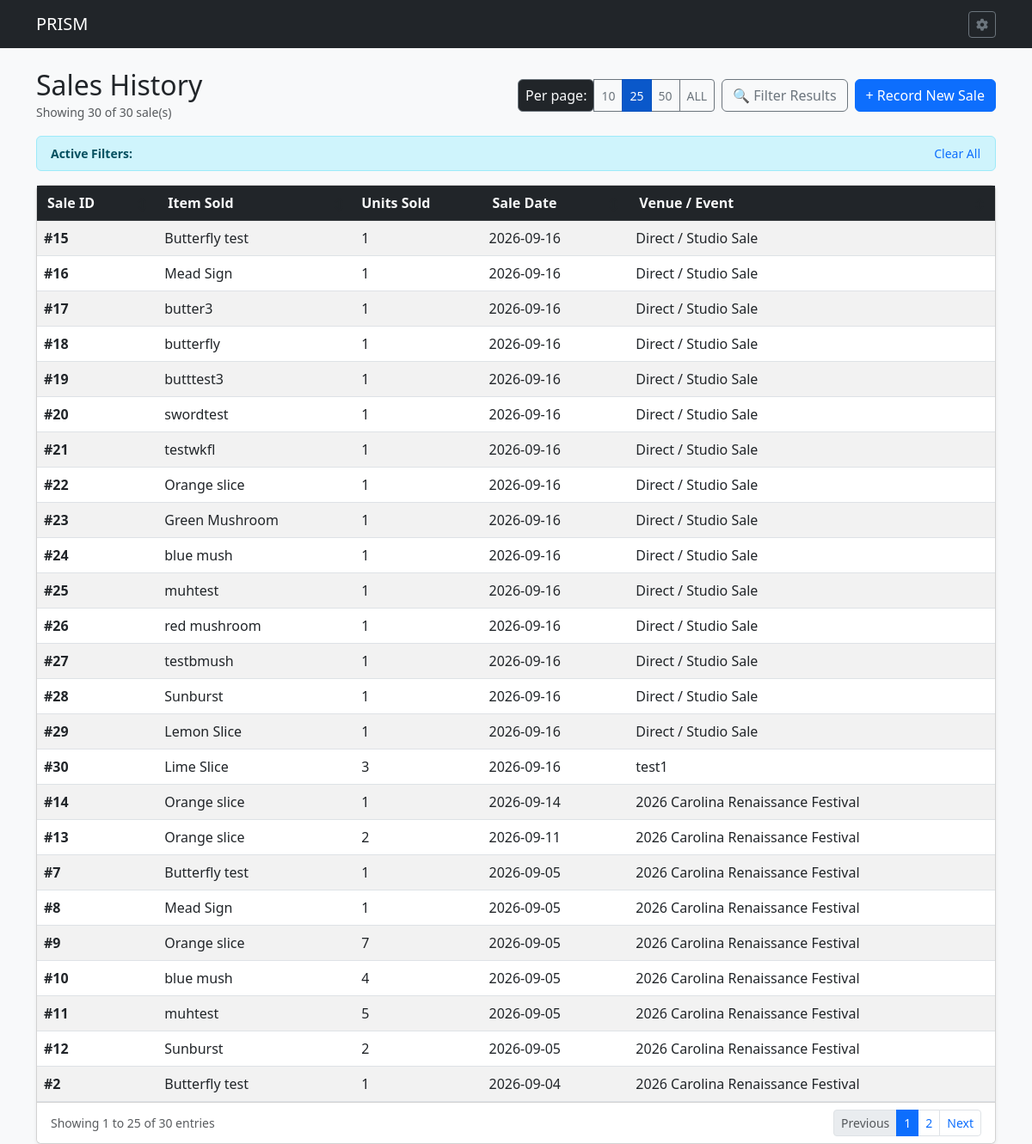
Before: /sales with the older database file.
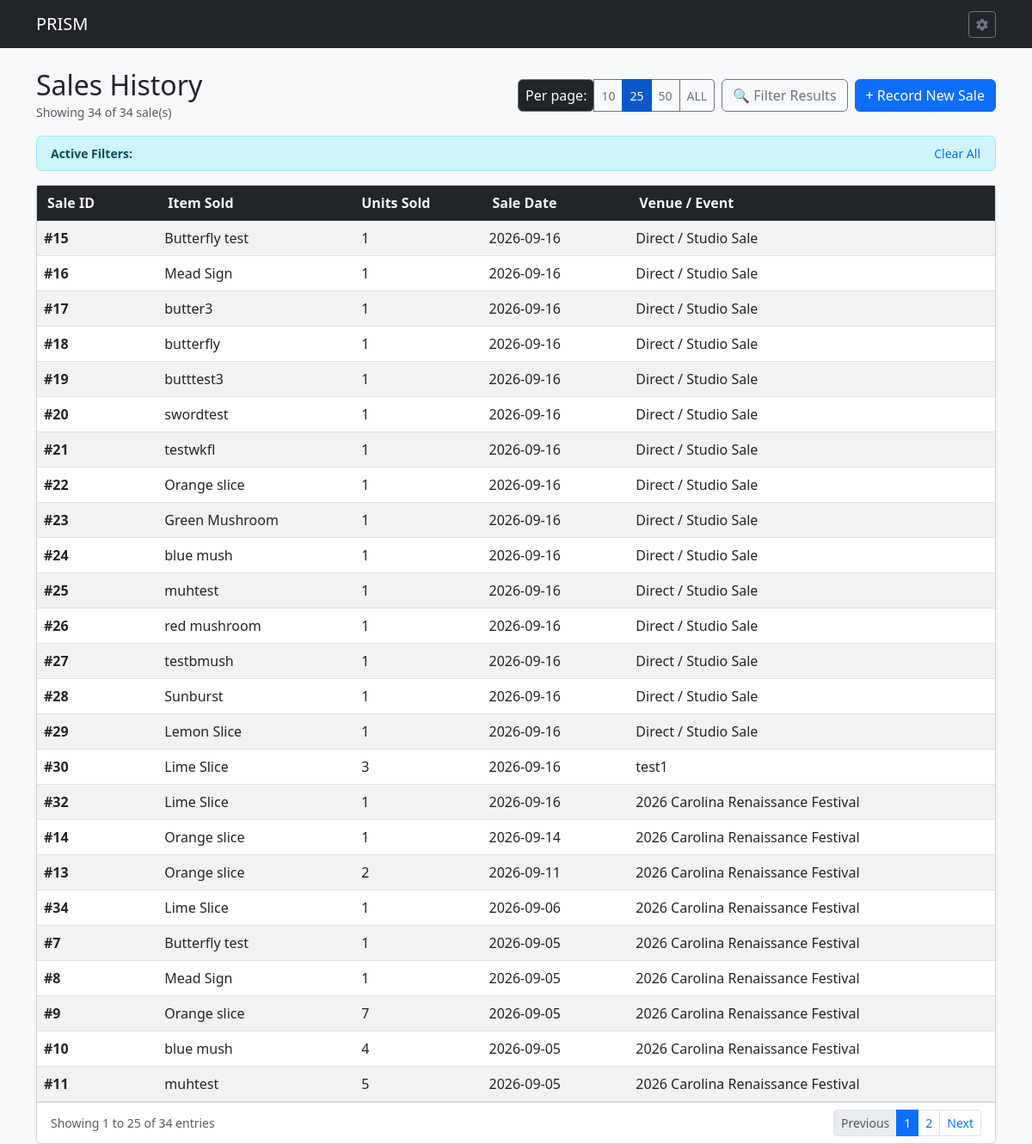
After: the same page with the newer database file.
### tables this page shows
CREATE TABLE ITMSALE (

    SALEID INTEGER PRIMARY KEY AUTOINCREMENT, 	--Sale ID
    ITEMID INTEGER,                           	--Item ID
    SUNITS INTEGER,                           	--Units Sold
    SDATE TEXT,                               	--Sale Date
    VENUEID INTEGER,                          	--Venue ID Sold at

    FOREIGN KEY (ITEMID) REFERENCES ITM(ITEMID) ON DELETE RESTRICT ON UPDATE CASCADE,
    FOREIGN KEY (VENUEID) REFERENCES VENUE(VENUEID) ON DELETE RESTRICT ON UPDATE CASCADE

);

CREATE TABLE ITM (

    ITEMID INTEGER PRIMARY KEY AUTOINCREMENT,	--Item ID
    ITMNAME TEXT,				--Item Name
    ITMIMG TEXT,				--Item Image
    ONEOFF INTEGER,				--One off Item
    VARIAT INTEGER,				--Is Variation Boolean
    ITMGRP TEXT,				--Item Group
    CURRENT INTEGER,				--Currently Being Sold Bool
    ITMPTRN TEXT,				--Item Pattern Image
    ITMSVG TEXT,				--Item SVG
    ITMNOTE TEXT,				--Item Notes
    ITMLEN TEXT,				--Item Length
    ITMWID TEXT,				--Item Width
    IMISLDR INTEGER,				--Item Solder IMI ID
    IMICAME INTEGER,				--Item CAME IMI ID
    IMIFOIL INTEGER,				--Item Foil IMI ID
    IMICHAIN INTEGER,				--Item Chain IMI ID
    IMIRING INTEGER,				--Item Ring IMI ID
    IMIWIRE INTEGER,				--Item Wire IMI ID
    PARENT INTEGER,				--Parent Item ID
    PATINA TEXT,				--Patina Type
    ISACTIVE INTEGER,				--Is Active Item

    FOREIGN KEY (ITMGRP) REFERENCES IGP(ITMGRP) ON DELETE SET NULL ON UPDATE CASCADE,
    FOREIGN KEY (IMISLDR) REFERENCES IMI(IMIID) ON DELETE SET NULL ON UPDATE CASCADE,
    FOREIGN KEY (IMICAME) REFERENCES IMI(IMIID) ON DELETE SET NULL ON UPDATE CASCADE,
    FOREIGN KEY (IMIFOIL) REFERENCES IMI(IMIID) ON DELETE SET NULL ON UPDATE CASCADE,
    FOREIGN KEY (IMICHAIN) REFERENCES IMI(IMIID) ON DELETE SET NULL ON UPDATE CASCADE,
    FOREIGN KEY (IMIRING) REFERENCES IMI(IMIID) ON DELETE SET NULL ON UPDATE CASCADE,
    FOREIGN KEY (IMIWIRE) REFERENCES IMI(IMIID) ON DELETE SET NULL ON UPDATE CASCADE,
    FOREIGN KEY (PATINA) REFERENCES PATINA(PATINA) ON DELETE SET NULL ON UPDATE CASCADE
);

CREATE TABLE VENUE (

    VENUEID INTEGER PRIMARY KEY AUTOINCREMENT,	--Auto Venue ID
    VENNAME TEXT,				--Venue Name
    VENGRP TEXT,				--Venue Group
    VENNOTE TEXT,				--Notes about Venue
    VENLOGO TEXT,				--Logo of Venue
    VENIMG TEXT,				--Image of Venue
    VSTREET1 TEXT,				--Venue Address 1
    VSTREET2 TEXT,				--Venue Address 2
    VCITY TEXT,					--Venue City
    VSTATE TEXT,				--Venue State
    VZIP TEXT,					--Venue Zip Code
    VURL TEXT,					--URL to Venue page
    VINSTA TEXT,				--Link to Venue Instagram
    VFB TEXT,					--Link to Venue Facebook
    VCONNAME TEXT,				--Venue Contact Name
    VCONPHN TEXT,				--Venue Contact Phone number
    VCONEMAIL TEXT,				--Venue Contact E-mail
    VCONNOTE TEXT,				--Notes about Venue Contact
    VENDLINE TEXT,				--Venue Application Deadline
    VCAMPAVA INTEGER,				--Venue Camping Avalibility Bool
    VCAMPED INTEGER,				--Venue Camped at location Bool
    VCAMPFEE NUMERIC,				--Venue Camping Fee
    VCAMPNT TEXT,				--Venue Camping Notes
    VFEES NUMERIC,				--Venue Vendor Fees
    VFEENOTE TEXT,				--Venue Fee Notes
    VENUELOC TEXT,				--Venue Additional Location Information
    VMULTI INTEGER,				--Venue Multi Weekend Boolean
    VSDATE TEXT,				--Venue Start Date
    VEDATE TEXT,				--Venue End Date
    VM INTEGER, VMST TEXT, VMET TEXT,		--Venue Monday Boolean, Monday Start Time, Monday End time
    VTE INTEGER, VTST TEXT, VTET TEXT,		--Venue Tuesday Boolean, Tuesday Start Time, Tuesday End time
    VW INTEGER, VWST TEXT, VWET TEXT,		--Venue Wednesday Boolean, Wednesday Start Time, Wednesday End time
    VR INTEGER, VRST TEXT, VRET TEXT,		--Venue Thursday Boolean, Thursday Start Time, Thursday End time
    VF INTEGER, VFST TEXT, VFET TEXT,		--Venue Friday Boolean, Friday Start Time, Friday End time
    VST INTEGER, VSTST TEXT, VSTET TEXT,	--Venue Satday Boolean, Satday Start Time, Satday End time
    VSN INTEGER, VSNST TEXT, VSNET TEXT,	--Venue Sunday Boolean, Sunday Start Time, Sunday End time
    ISACTIVE INTEGER,				--Is Active Boolean

    FOREIGN KEY (VENGRP) REFERENCES VGP(VENGRP) ON DELETE SET NULL ON UPDATE CASCADE


);

### routes/item_routes.py (the view)
@item_bp.route("/sales")
def list_sales():
    db = get_db()
    sales = db.execute("""

        SELECT s.SALEID, s.ITEMID, i.ITMNAME, i.ITMGRP, s.SUNITS, s.SDATE, v.VENNAME

        FROM ITMSALE s

        JOIN ITM i ON s.ITEMID = i.ITEMID

        LEFT JOIN VENUE v ON s.VENUEID = v.VENUEID

        ORDER BY s.SDATE DESC

    """).fetchall()
    items = db.execute("SELECT DISTINCT ITEMID, ITMNAME, ITMGRP FROM ITM ORDER BY ITMNAME ASC").fetchall()
    item_groups = db.execute("SELECT DISTINCT ITMGRP FROM ITM WHERE ITMGRP IS NOT NULL AND ITMGRP != '' ORDER BY ITMGRP ASC").fetchall()
    venues = db.execute("SELECT VENUEID, VENNAME FROM VENUE WHERE ISACTIVE = 1 ORDER BY VENNAME ASC").fetchall()
    return render_template("sales_list.html", sales=sales, items=items, item_groups=item_groups, venues=venues)

### app.py (called while the page is built)
def get_db():
    conn = sqlite3.connect(DATABASE)
    conn.row_factory = sqlite3.Row
    conn.execute("PRAGMA foreign_keys = ON;")
    return conn

### routes/item_routes.py (called while the page is built)
def get_db():
    from __main__ import get_db
    return get_db()

### templates/sales_list.html (shortened to what this page needs)
{% extends 'base.html' %}
{% block content %}
<div class="d-flex justify-content-between align-items-center mb-3">
    <div>
        <h2 class="mb-0">Sales History</h2>
        <small class="text-muted" id="totalCountInfo">Showing <span id="filteredCount">{{ sales|length }}</span> of {{ sales|length }} sale(s)</small>
    </div>
    <div class="d-flex align-items-center gap-2">
        <div class="btn-group btn-group-sm" role="group" aria-label="Items per page">
            <span class="input-group-text bg-dark text-light border-secondary px-2 fs-7">Per page:</span>
            <button type="button" class="btn btn-outline-secondary pageSizeBtn" data-size="10">10</button>
            <button type="button" class="btn btn-outline-secondary pageSizeBtn active" data-size="25">25</button>
            <button type="button" class="btn btn-outline-secondary pageSizeBtn" data-size="50">50</button>
            <button type="button" class="btn btn-outline-secondary pageSizeBtn" data-size="all">ALL</button>
        </div>
        <button type="button" class="btn btn-outline-secondary d-flex align-items-center gap-1" data-bs-toggle="modal" data-bs-target="#filterModal">
            🔍 Filter Results
        </button>
        <a href="{{ url_for('record_sale') }}" class="btn btn-primary">+ Record New Sale</a>
    </div>
</div>
<div id="activeFiltersBanner" class="alert alert-info py-2 px-3 d-flex align-items-center justify-content-between mb-3" style="display: none;">
    <div class="d-flex flex-wrap gap-2 align-items-center" id="activeFiltersList">
        <small class="fw-bold">Active Filters:</small>
    </div>
    <button type="button" id="clearAllFiltersBtn" class="btn btn-sm btn-link text-decoration-none p-0">Clear All</button>
</div>
{% macro sort_header(col_key, label) %}
    <a href="javascript:void(0);" onclick="sortTable('{{ col_key }}')" class="text-light text-decoration-none d-flex align-items-center justify-content-between px-1 sort-link" data-sort="{{ col_key }}">
        {{ label }}
        <small class="sort-indicator text-muted" style="opacity: 0.4;">↕</small>
    </a>
{% endmacro %}
<div class="card shadow-sm">
    <div class="card-body p-0">
        <table class="table table-striped table-hover mb-0 align-middle">
            <thead class="table-dark bg-dark">
                <tr>
                    <th class="text-light">{{ sort_header('SALEID', 'Sale ID') }}</th>
                    <th class="text-light">{{ sort_header('ITMNAME', 'Item Sold') }}</th>
                    <th class="text-light">Units Sold</th>
                    <th class="text-light">{{ sort_header('SDATE', 'Sale Date') }}</th>
                    <th class="text-light">{{ sort_header('VENNAME', 'Venue / Event') }}</th>
                </tr>
            </thead>
            <tbody id="salesTableBody">
                {% for s in sales %}
                <tr class="sale-row"
                    data-saleid="{{ s.SALEID }}"
                    data-itemid="{{ s.ITEMID }}"
                    data-itemname="{{ s.ITMNAME|e }}"
                    data-itemgrp="{{ s.ITMGRP or ''|e }}"
                    data-sunits="{{ s.SUNITS }}"
                    data-sdate="{{ s.SDATE }}"
                    data-venue="{{ s.VENNAME or ''|e }}">
                    <td><strong>#{{ s.SALEID }}</strong></td>
                    <td>{{ s.ITMNAME }}</td>
                    <td><span class="fs-6">{{ s.SUNITS }}</span></td>
                    <td>{{ s.SDATE }}</td>
                    <td>{{ s.VENNAME if s.VENNAME else 'Direct / Studio Sale' }}</td>
                </tr>
                {% else %}
                <tr id="noSalesRow">
                    <td colspan="5" class="text-center py-4 text-muted">No sales records logged yet. Click "Record New Sale" to record a transaction.</td>
                </tr>
                {% endfor %}
            </tbody>
        </table>
    </div>
    <div class="card-footer d-flex justify-content-between align-items-center bg-white py-2">
        <div class="text-muted small" id="paginationInfo">Showing 0 to 0 of 0 entries</div>
        <nav aria-label="Sales navigation">
            <ul class="pagination pagination-sm mb-0" id="paginationControls"></ul>
        </nav>
    </div>
</div>
{% endblock %}

### templates/base.html (shortened to what this page needs)
<!DOCTYPE html>
<html lang="en">
<head>
    <link href="https://cdn.jsdelivr.net/npm/bootstrap@5.3.0/dist/css/bootstrap.min.css" rel="stylesheet">
    <link rel="stylesheet" href="https://cdnjs.cloudflare.com/ajax/libs/font-awesome/6.4.0/css/all.min.css">
    <link href="https://cdn.jsdelivr.net/npm/bootstrap@5.3.0/dist/css/bootstrap.min.css" rel="stylesheet">
    {% set theme = request.cookies.get('app_theme', 'default') %}
</head>
<body class="bg-light">
    <nav class="navbar navbar-expand-lg navbar-dark bg-dark mb-4">
        <div class="container">
            <a class="navbar-brand" href="{{ url_for('index') }}">PRISM</a>
		<div>
                <a href="{{ url_for('settings') }}" class="btn btn-outline-secondary btn-sm" title="Settings">
                    <i class="fas fa-gear"></i>
                </a>
            </div>
        </div>
    </nav>
    <div class="container">
        {% block content %}{% endblock %}
    </div>
</body>
</html>

Changed rows visible on the page:
no longer on this page (row unchanged): ITMSALE: SALEID "12", ITMNAME "Sunburst", SUNITS "2", SDATE "2026-09-05", VENNAME "2026 Carolina Renaissance Festival"
no longer on this page (row unchanged): ITMSALE: SALEID "2", ITMNAME "Butterfly test", SUNITS "1", SDATE "2026-09-04", VENNAME "2026 Carolina Renaissance Festival"
added ITMSALE: SALEID "32", ITMNAME "Lime Slice", SUNITS "1", SDATE "2026-09-16", VENNAME "2026 Carolina Renaissance Festival"
added ITMSALE: SALEID "34", ITMNAME "Lime Slice", SUNITS "1", SDATE "2026-09-06", VENNAME "2026 Carolina Renaissance Festival"
Other visible differences:
{{ sales|length }}: "30" → "34"
text written by a page script: "Showing 1 to 25 of 30 entries" → "Showing 1 to 25 of 34 entries"
